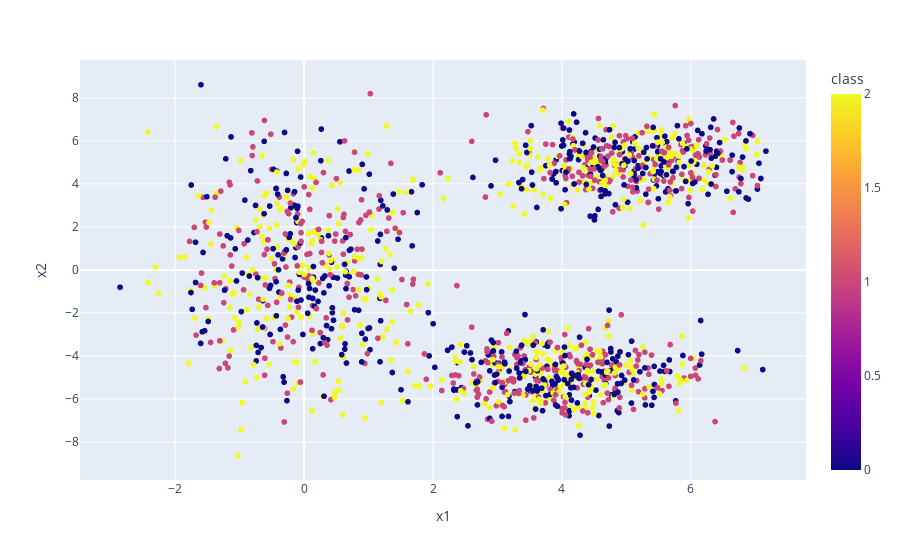

Notebook source saved alongside this figure:
### Code cell
fig.show()

### Figure 1 — Plotly figure (JSON) as saved in the notebook; plotly's stock layout.template omitted (floating-point values rounded to 4 significant figures; data arrays with more than 128 entries replaced by an {"elided": "..."} marker saying what was removed)
{"data": [{"hoverlabel": {"namelength": 0}, "hovertemplate": "x1=%{x}<br>x2=%{y}<br>class=%{marker.color}", "legendgroup": "", "marker": {"color": {"elided": "1500 int values"}, "coloraxis": "coloraxis", "symbol": "circle"}, "mode": "markers", "name": "", "showlegend": false, "type": "scattergl", "x": {"elided": "1500 float values"}, "xaxis": "x", "y": {"elided": "1500 float values"}, "yaxis": "y"}], "layout": {"coloraxis": {"colorbar": {"title": {"text": "class"}}, "colorscale": [[0, "#0d0887"], [0.1111, "#46039f"], [0.2222, "#7201a8"], [0.3333, "#9c179e"], [0.4444, "#bd3786"], [0.5556, "#d8576b"], [0.6667, "#ed7953"], [0.7778, "#fb9f3a"], [0.8889, "#fdca26"], [1, "#f0f921"]]}, "legend": {"tracegroupgap": 0}, "margin": {"t": 60}, "xaxis": {"anchor": "y", "domain": [0, 1], "title": {"text": "x1"}}, "yaxis": {"anchor": "x", "domain": [0, 1], "title": {"text": "x2"}}}}
